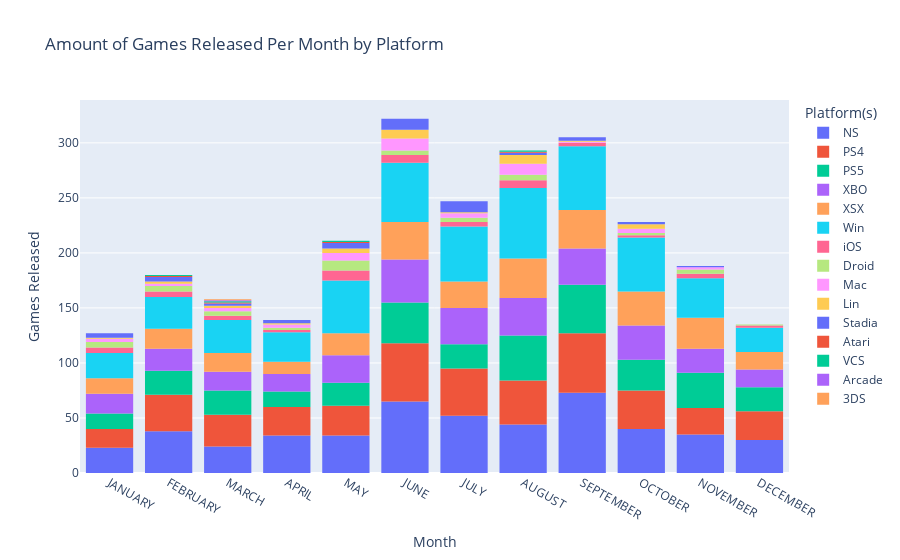

The code cell stored with this chart in its notebook:
### Code cell
# Graph number of games released per month by platform
px.histogram(vg_plat, x='Month', 
            color='Platform(s)', 
            title='Amount of Games Released Per Month by Platform').update_layout(  
            yaxis_title='Games Released')

### Figure 1 — Plotly figure (JSON) as saved in the notebook; plotly's stock layout.template omitted (floating-point values rounded to 4 significant figures; data arrays with more than 128 entries replaced by an {"elided": "..."} marker saying what was removed)
{"data": [{"alignmentgroup": "True", "bingroup": "x", "hovertemplate": "Platform(s)=NS<br>Month=%{x}<br>count=%{y}<extra></extra>", "legendgroup": "NS", "marker": {"color": "#636efa", "pattern": {"shape": ""}}, "name": "NS", "offsetgroup": "NS", "orientation": "v", "showlegend": true, "type": "histogram", "x": {"elided": "492 str values"}, "xaxis": "x", "yaxis": "y"}, {"alignmentgroup": "True", "bingroup": "x", "hovertemplate": "Platform(s)=PS4<br>Month=%{x}<br>count=%{y}<extra></extra>", "legendgroup": "PS4", "marker": {"color": "#EF553B", "pattern": {"shape": ""}}, "name": "PS4", "offsetgroup": "PS4", "orientation": "v", "showlegend": true, "type": "histogram", "x": {"elided": "407 str values"}, "xaxis": "x", "yaxis": "y"}, {"alignmentgroup": "True", "bingroup": "x", "hovertemplate": "Platform(s)=PS5<br>Month=%{x}<br>count=%{y}<extra></extra>", "legendgroup": "PS5", "marker": {"color": "#00cc96", "pattern": {"shape": ""}}, "name": "PS5", "offsetgroup": "PS5", "orientation": "v", "showlegend": true, "type": "histogram", "x": {"elided": "319 str values"}, "xaxis": "x", "yaxis": "y"}, {"alignmentgroup": "True", "bingroup": "x", "hovertemplate": "Platform(s)=XBO<br>Month=%{x}<br>count=%{y}<extra></extra>", "legendgroup": "XBO", "marker": {"color": "#ab63fa", "pattern": {"shape": ""}}, "name": "XBO", "offsetgroup": "XBO", "orientation": "v", "showlegend": true, "type": "histogram", "x": {"elided": "304 str values"}, "xaxis": "x", "yaxis": "y"}, {"alignmentgroup": "True", "bingroup": "x", "hovertemplate": "Platform(s)=XSX<br>Month=%{x}<br>count=%{y}<extra></extra>", "legendgroup": "XSX", "marker": {"color": "#FFA15A", "pattern": {"shape": ""}}, "name": "XSX", "offsetgroup": "XSX", "orientation": "v", "showlegend": true, "type": "histogram", "x": {"elided": "284 str values"}, "xaxis": "x", "yaxis": "y"}, {"alignmentgroup": "True", "bingroup": "x", "hovertemplate": "Platform(s)=Win<br>Month=%{x}<br>count=%{y}<extra></extra>", "legendgroup": "Win", "marker": {"color": "#19d3f3", "pattern": {"shape": ""}}, "name": "Win", "offsetgroup": "Win", "orientation": "v", "showlegend": true, "type": "histogram", "x": {"elided": "490 str values"}, "xaxis": "x", "yaxis": "y"}, {"alignmentgroup": "True", "bingroup": "x", "hovertemplate": "Platform(s)=iOS<br>Month=%{x}<br>count=%{y}<extra></extra>", "legendgroup": "iOS", "marker": {"color": "#FF6692", "pattern": {"shape": ""}}, "name": "iOS", "offsetgroup": "iOS", "orientation": "v", "showlegend": true, "type": "histogram", "x": ["JANUARY", "JANUARY", "JANUARY", "JANUARY", "JANUARY", "FEBRUARY", "FEBRUARY", "FEBRUARY", "FEBRUARY", "FEBRUARY", "MARCH", "MARCH", "MARCH", "MARCH", "APRIL", "APRIL", "MAY", "MAY", "MAY", "MAY", "MAY", "MAY", "MAY", "MAY", "MAY", "JUNE", "JUNE", "JUNE", "JUNE", "JUNE", "JUNE", "JUNE", "JULY", "JULY", "JULY", "JULY", "AUGUST", "AUGUST", "AUGUST", "AUGUST", "AUGUST", "AUGUST", "AUGUST", "SEPTEMBER", "SEPTEMBER", "SEPTEMBER", "OCTOBER", "OCTOBER", "NOVEMBER", "NOVEMBER", "NOVEMBER", "NOVEMBER", "DECEMBER", "DECEMBER"], "xaxis": "x", "yaxis": "y"}, {"alignmentgroup": "True", "bingroup": "x", "hovertemplate": "Platform(s)=Droid<br>Month=%{x}<br>count=%{y}<extra></extra>", "legendgroup": "Droid", "marker": {"color": "#B6E880", "pattern": {"shape": ""}}, "name": "Droid", "offsetgroup": "Droid", "orientation": "v", "showlegend": true, "type": "histogram", "x": ["JANUARY", "JANUARY", "JANUARY", "JANUARY", "JANUARY", "FEBRUARY", "FEBRUARY", "FEBRUARY", "FEBRUARY", "FEBRUARY", "MARCH", "MARCH", "MARCH", "MARCH", "APRIL", "APRIL", "MAY", "MAY", "MAY", "MAY", "MAY", "MAY", "MAY", "MAY", "MAY", "JUNE", "JUNE", "JUNE", "JUNE", "JULY", "JULY", "JULY", "JULY", "AUGUST", "AUGUST", "AUGUST", "AUGUST", "AUGUST", "OCTOBER", "OCTOBER", "NOVEMBER", "NOVEMBER", "NOVEMBER", "NOVEMBER", "DECEMBER"], "xaxis": "x", "yaxis": "y"}, {"alignmentgroup": "True", "bingroup": "x", "hovertemplate": "Platform(s)=Mac<br>Month=%{x}<br>count=%{y}<extra></extra>", "legendgroup": "Mac", "marker": {"color": "#FF97FF", "pattern": {"shape": ""}}, "name": "Mac", "offsetgroup": "Mac", "orientation": "v", "showlegend": true, "type": "histogram", "x": ["JANUARY", "JANUARY", "JANUARY", "FEBRUARY", "FEBRUARY", "MARCH", "MARCH", "MARCH", "APRIL", "APRIL", "APRIL", "MAY", "MAY", "MAY", "MAY", "MAY", "MAY", "MAY", "JUNE", "JUNE", "JUNE", "JUNE", "JUNE", "JUNE", "JUNE", "JUNE", "JUNE", "JUNE", "JUNE", "JULY", "JULY", "JULY", "JULY", "AUGUST", "AUGUST", "AUGUST", "AUGUST", "AUGUST", "AUGUST", "AUGUST", "AUGUST", "AUGUST", "AUGUST", "SEPTEMBER", "OCTOBER", "OCTOBER", "OCTOBER", "OCTOBER", "NOVEMBER", "NOVEMBER"], "xaxis": "x", "yaxis": "y"}, {"alignmentgroup": "True", "bingroup": "x", "hovertemplate": "Platform(s)=Lin<br>Month=%{x}<br>count=%{y}<extra></extra>", "legendgroup": "Lin", "marker": {"color": "#FECB52", "pattern": {"shape": ""}}, "name": "Lin", "offsetgroup": "Lin", "orientation": "v", "showlegend": true, "type": "histogram", "x": ["JANUARY", "FEBRUARY", "FEBRUARY", "MARCH", "MARCH", "APRIL", "MAY", "MAY", "MAY", "MAY", "JUNE", "JUNE", "JUNE", "JUNE", "JUNE", "JUNE", "JUNE", "JUNE", "JULY", "AUGUST", "AUGUST", "AUGUST", "AUGUST", "AUGUST", "AUGUST", "AUGUST", "AUGUST", "SEPTEMBER", "OCTOBER", "OCTOBER", "OCTOBER", "OCTOBER"], "xaxis": "x", "yaxis": "y"}, {"alignmentgroup": "True", "bingroup": "x", "hovertemplate": "Platform(s)=Stadia<br>Month=%{x}<br>count=%{y}<extra></extra>", "legendgroup": "Stadia", "marker": {"color": "#636efa", "pattern": {"shape": ""}}, "name": "Stadia", "offsetgroup": "Stadia", "orientation": "v", "showlegend": true, "type": "histogram", "x": ["JANUARY", "JANUARY", "JANUARY", "JANUARY", "FEBRUARY", "FEBRUARY", "FEBRUARY", "FEBRUARY", "MARCH", "MARCH", "APRIL", "APRIL", "APRIL", "MAY", "MAY", "MAY", "MAY", "MAY", "JUNE", "JUNE", "JUNE", "JUNE", "JUNE", "JUNE", "JUNE", "JUNE", "JUNE", "JUNE", "JULY", "JULY", "JULY", "JULY", "JULY", "JULY", "JULY", "JULY", "JULY", "JULY", "AUGUST", "AUGUST", "SEPTEMBER", "SEPTEMBER", "SEPTEMBER", "OCTOBER", "OCTOBER", "NOVEMBER"], "xaxis": "x", "yaxis": "y"}, {"alignmentgroup": "True", "bingroup": "x", "hovertemplate": "Platform(s)=Atari<br>Month=%{x}<br>count=%{y}<extra></extra>", "legendgroup": "Atari", "marker": {"color": "#EF553B", "pattern": {"shape": ""}}, "name": "Atari", "offsetgroup": "Atari", "orientation": "v", "showlegend": true, "type": "histogram", "x": ["FEBRUARY", "MARCH", "MAY", "AUGUST"], "xaxis": "x", "yaxis": "y"}, {"alignmentgroup": "True", "bingroup": "x", "hovertemplate": "Platform(s)=VCS<br>Month=%{x}<br>count=%{y}<extra></extra>", "legendgroup": "VCS", "marker": {"color": "#00cc96", "pattern": {"shape": ""}}, "name": "VCS", "offsetgroup": "VCS", "orientation": "v", "showlegend": true, "type": "histogram", "x": ["FEBRUARY", "MARCH", "MAY", "AUGUST"], "xaxis": "x", "yaxis": "y"}, {"alignmentgroup": "True", "bingroup": "x", "hovertemplate": "Platform(s)=Arcade<br>Month=%{x}<br>count=%{y}<extra></extra>", "legendgroup": "Arcade", "marker": {"color": "#ab63fa", "pattern": {"shape": ""}}, "name": "Arcade", "offsetgroup": "Arcade", "orientation": "v", "showlegend": true, "type": "histogram", "x": ["MARCH"], "xaxis": "x", "yaxis": "y"}, {"alignmentgroup": "True", "bingroup": "x", "hovertemplate": "Platform(s)=3DS<br>Month=%{x}<br>count=%{y}<extra></extra>", "legendgroup": "3DS", "marker": {"color": "#FFA15A", "pattern": {"shape": ""}}, "name": "3DS", "offsetgroup": "3DS", "orientation": "v", "showlegend": true, "type": "histogram", "x": ["MARCH"], "xaxis": "x", "yaxis": "y"}], "layout": {"barmode": "relative", "legend": {"title": {"text": "Platform(s)"}, "tracegroupgap": 0}, "title": {"text": "Amount of Games Released Per Month by Platform"}, "xaxis": {"anchor": "y", "domain": [0, 1], "title": {"text": "Month"}}, "yaxis": {"anchor": "x", "domain": [0, 1], "title": {"text": "Games Released"}}}}
